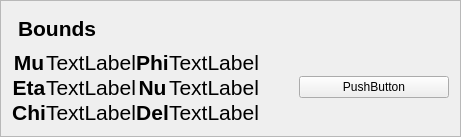
        <widget class="QFrame" name="frame_4">
         <property name="frameShape">
          <enum>QFrame::StyledPanel</enum>
         </property>
         <property name="frameShadow">
          <enum>QFrame::Raised</enum>
         </property>
         <layout class="QVBoxLayout" name="verticalLayout_7">
          <item>
           <widget class="QLabel" name="label_20">
            <property name="font">
             <font>
              <pointsize>16</pointsize>
              <weight>75</weight>
              <bold>true</bold>
             </font>
            </property>
            <property name="styleSheet">
             <string notr="true"> QLabel {
    qproperty-alignment: AlignCenter;
    padding: 5px 0px;
    color: rgb(0, 0, 0);
    max-height: 22px;
    font-size: 16pt;
	font-weight: bold; 
}</string>
            </property>
            <property name="text">
             <string>Bounds</string>
            </property>
           </widget>
          </item>
          <item>
           <layout class="QGridLayout" name="gridLayout_8">
            <property name="spacing">
             <number>0</number>
            </property>
            <item row="1" column="0">
             <widget class="QLabel" name="label_21">
              <property name="font">
               <font>
                <pointsize>16</pointsize>
                <weight>75</weight>
                <bold>true</bold>
               </font>
              </property>
              <property name="text">
               <string>Eta</string>
              </property>
              <property name="alignment">
               <set>Qt::AlignCenter</set>
              </property>
             </widget>
            </item>
            <item row="0" column="0">
             <widget class="QLabel" name="label_23">
              <property name="font">
               <font>
                <pointsize>16</pointsize>
                <weight>75</weight>
                <bold>true</bold>
               </font>
              </property>
              <property name="text">
               <string>Mu</string>
              </property>
              <property name="alignment">
               <set>Qt::AlignCenter</set>
              </property>
             </widget>
            </item>
            <item row="1" column="3">
             <widget class="QLabel" name="label_nu_bounds">
              <property name="font">
               <font>
                <pointsize>16</pointsize>
               </font>
              </property>
              <property name="text">
               <string>TextLabel</string>
              </property>
              <property name="alignment">
               <set>Qt::AlignCenter</set>
              </property>
             </widget>
            </item>
            <item row="1" column="4">
             <spacer name="horizontalSpacer_3">
              <property name="orientation">
               <enum>Qt::Horizontal</enum>
              </property>
              <property name="sizeType">
               <enum>QSizePolicy::Preferred</enum>
              </property>
              <property name="sizeHint" stdset="0">
               <size>
                <width>40</width>
                <height>20</height>
               </size>
              </property>
             </spacer>
            </item>
            <item row="0" column="2">
             <widget class="QLabel" name="label_27">
              <property name="font">
               <font>
                <pointsize>16</pointsize>
                <weight>75</weight>
                <bold>true</bold>
               </font>
              </property>
              <property name="text">
               <string>Phi</string>
              </property>
              <property name="alignment">
               <set>Qt::AlignCenter</set>
              </property>
             </widget>
            </item>
            <item row="1" column="2">
             <widget class="QLabel" name="label_28">
              <property name="font">
               <font>
                <pointsize>16</pointsize>
                <weight>75</weight>
                <bold>true</bold>
               </font>
              </property>
              <property name="text">
               <string>Nu</string>
              </property>
              <property name="alignment">
               <set>Qt::AlignCenter</set>
              </property>
             </widget>
            </item>
            <item row="2" column="1">
             <widget class="QLabel" name="label_chi_bounds">
              <property name="font">
               <font>
                <pointsize>16</pointsize>
               </font>
              </property>
              <property name="text">
               <string>TextLabel</string>
              </property>
              <property name="alignment">
               <set>Qt::AlignCenter</set>
              </property>
             </widget>
            </item>
            <item row="1" column="1">
             <widget class="QLabel" name="label_eta_bounds">
              <property name="font">
               <font>
                <pointsize>16</pointsize>
               </font>
              </property>
              <property name="text">
               <string>TextLabel</string>
              </property>
              <property name="alignment">
               <set>Qt::AlignCenter</set>
              </property>
             </widget>
            </item>
            <item row="2" column="2">
             <widget class="QLabel" name="label_29">
              <property name="font">
               <font>
                <pointsize>16</pointsize>
                <weight>75</weight>
                <bold>true</bold>
               </font>
              </property>
              <property name="text">
               <string>Del</string>
              </property>
              <property name="alignment">
               <set>Qt::AlignCenter</set>
              </property>
             </widget>
            </item>
            <item row="0" column="3">
             <widget class="QLabel" name="label_phi_bounds">
              <property name="font">
               <font>
                <pointsize>16</pointsize>
               </font>
              </property>
              <property name="text">
               <string>TextLabel</string>
              </property>
              <property name="alignment">
               <set>Qt::AlignCenter</set>
              </property>
             </widget>
            </item>
            <item row="2" column="3">
             <widget class="QLabel" name="label_del_bounds">
              <property name="font">
               <font>
                <pointsize>16</pointsize>
               </font>
              </property>
              <property name="text">
               <string>TextLabel</string>
              </property>
              <property name="alignment">
               <set>Qt::AlignCenter</set>
              </property>
             </widget>
            </item>
            <item row="0" column="1">
             <widget class="QLabel" name="label_mu_bounds">
              <property name="font">
               <font>
                <pointsize>16</pointsize>
               </font>
              </property>
              <property name="text">
               <string>TextLabel</string>
              </property>
              <property name="alignment">
               <set>Qt::AlignCenter</set>
              </property>
             </widget>
            </item>
            <item row="2" column="0">
             <widget class="QLabel" name="label_25">
              <property name="font">
               <font>
                <pointsize>16</pointsize>
                <weight>75</weight>
                <bold>true</bold>
               </font>
              </property>
              <property name="text">
               <string>Chi</string>
              </property>
              <property name="alignment">
               <set>Qt::AlignCenter</set>
              </property>
             </widget>
            </item>
            <item row="1" column="5">
             <widget class="QPushButton" name="pushButton_3">
              <property name="minimumSize">
               <size>
                <width>150</width>
                <height>0</height>
               </size>
              </property>
              <property name="maximumSize">
               <size>
                <width>150</width>
                <height>16777215</height>
               </size>
              </property>
              <property name="text">
               <string>PushButton</string>
              </property>
             </widget>
            </item>
           </layout>
          </item>
         </layout>
        </widget>
